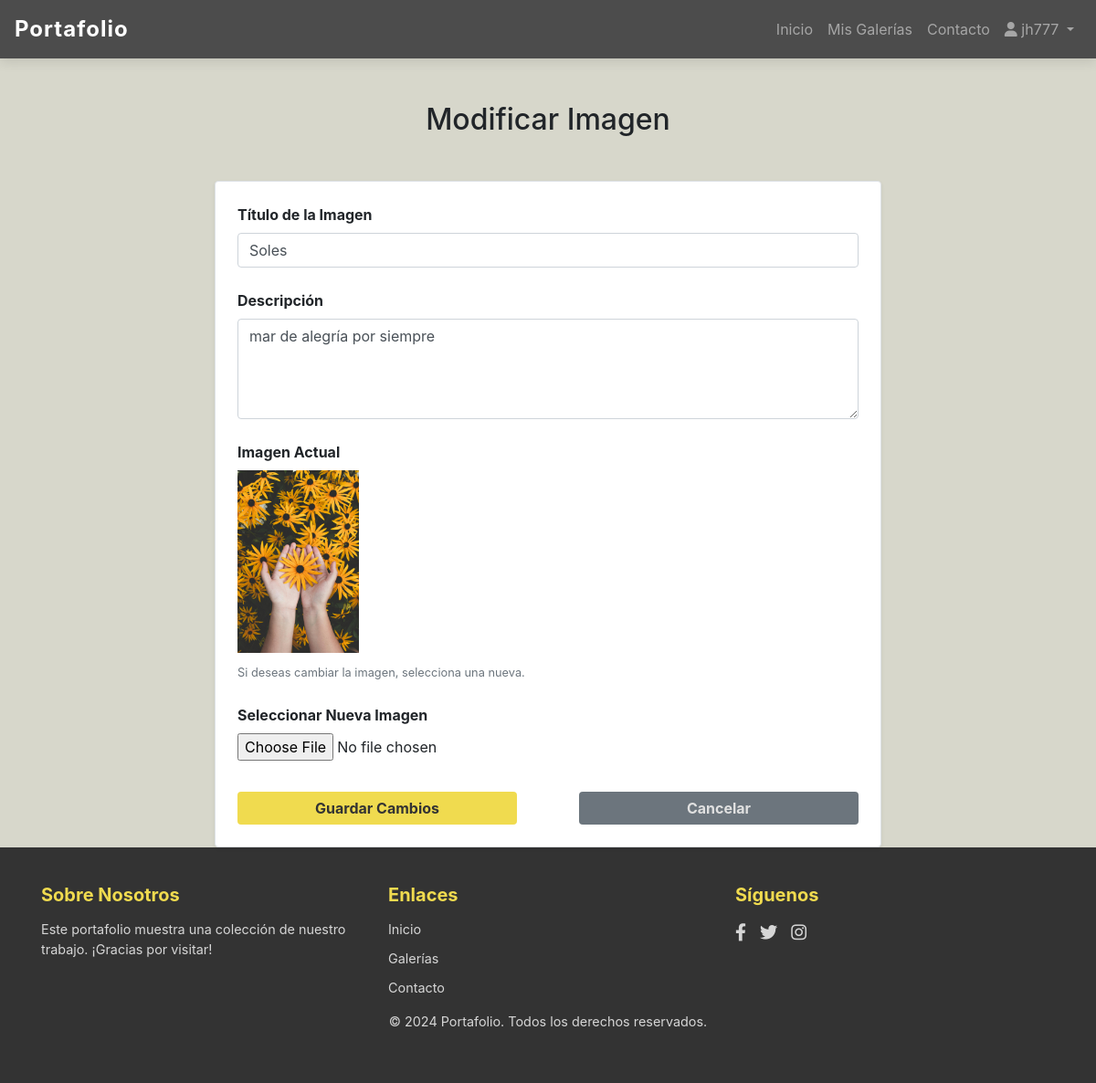
The page /imagen/1/editar/ (signed in) on the database its author committed.
### gallery/models.py (models this page shows, shortened)
class Image(models.Model):
    gallery = models.ForeignKey(Gallery, on_delete=models.CASCADE, related_name='images')
    title = models.CharField(max_length=100)
    description = models.TextField(blank=True, null=True)
    image_file = models.ImageField(upload_to='gallery_images/')
    uploaded_at = models.DateTimeField(auto_now_add=True)
    allow_download = models.BooleanField(default=True)

### gallery/views.py (the view)
# urls.py: path('imagen/<int:image_id>/editar/', views.edit_image, name='edit_image'),
@login_required
def edit_image(request, image_id):
    image = get_object_or_404(Image, id=image_id)
    if image.gallery.user != request.user:
        return redirect('gallery_list')  # Redirige si el usuario no es el propietario
    if request.method == 'POST':
        form = ImageForm(request.POST, request.FILES, instance=image)
        if form.is_valid():
            form.save()
            return redirect(reverse('gallery_detail', args=[image.gallery.id]))
    else:
        form = ImageForm(instance=image)
    return render(request, 'gallery/edit_image.html', {'form': form, 'image': image})

### gallery/forms.py
class ImageForm(forms.ModelForm):
    class Meta:
        model = Image
        fields = ['title', 'description', 'image_file']
        widgets = {
            'title': forms.TextInput(attrs={'class': 'form-control', 'placeholder': 'Título de la imagen'}),
            'description': forms.Textarea(attrs={'class': 'form-control', 'placeholder': 'Descripción de la imagen', 'rows': 3}),
            'image_file': forms.ClearableFileInput(attrs={'class': 'form-control-file'}),
        }

### gallery/templates/gallery/edit_image.html (shortened to what this page needs)
{% extends 'base.html' %}
{% load static %}
{% block content %}
<div class="container mt-5">
    <h2 class="text-center mb-5">Modificar Imagen</h2>
    <div class="row justify-content-center">
        <div class="col-md-10 col-lg-8">
            <form method="post" enctype="multipart/form-data" class="p-4 rounded shadow-sm" style="background-color: #ffffff; border: 1px solid #dee2e6;">
                <div class="form-group mb-4">
                    <label for="id_title" class="font-weight-bold">Título de la Imagen</label>
                    <input type="text" name="title" id="id_title" class="form-control" placeholder="Título de la imagen" value="{{ form.title.value|default_if_none:'' }}">
                </div>
                <div class="form-group mb-4">
                    <label for="id_description" class="font-weight-bold">Descripción</label>
                    <textarea name="description" id="id_description" class="form-control" placeholder="Descripción de la imagen" rows="4">{{ form.description.value|default_if_none:'' }}</textarea>
                </div>
                <div class="form-group mb-4">
                    <label for="current_image" class="font-weight-bold">Imagen Actual</label>
                    <div class="mb-2">
                        <img src="{% static image.image_file.url %}" alt="Imagen Actual" class="img-fluid" style="max-height: 200px; object-fit: cover;">
                    </div>
                    <small class="text-muted">Si deseas cambiar la imagen, selecciona una nueva.</small>
                </div>
                <div class="form-group mb-4">
                    <label for="id_image_file" class="font-weight-bold">Seleccionar Nueva Imagen</label>
                    <input type="file" name="image_file" id="id_image_file" class="form-control-file">
                </div>
                <div class="d-flex justify-content-between">
                    <button type="submit" class="btn btn-primary btn-form" style="width: 45%;">Guardar Cambios</button>
                    <a href="{% url 'gallery_detail' image.gallery.id %}" class="btn btn-secondary btn-form-2" style="width: 45%;">Cancelar</a>
                </div>
            </form>
        </div>
    </div>
</div>
{% endblock %}

### templates/gallery/admin/_nav_bar.html (shortened to what this page needs)
{% load static %}
<nav class="navbar navbar-expand-lg navbar-dark navbar-custom">
    <a class="navbar-brand" href="#">Portafolio</a>
    <div class="collapse navbar-collapse" id="navbarNav">
        <ul class="navbar-nav ml-auto">
            <li class="nav-item">
                <a class="nav-link" href="{% url 'gallery_list' %}">Inicio</a>
            </li>
            <li class="nav-item">
                <a class="nav-link" href="{% url 'user_galleries' %}">Mis Galerías</a>
            </li>
            <li class="nav-item">
                <a class="nav-link" href="#">Contacto</a>
            </li>
            <li class="nav-item dropdown">
                <a class="nav-link dropdown-toggle" href="#" id="userDropdown" role="button" data-toggle="dropdown" aria-haspopup="true" aria-expanded="false">
                    <i class="fas fa-user"></i> {% firstof user.get_username user.get_short_name %}
                </a>
            </li>
        </ul>
    </div>
</nav>

### gallery/static/gallery/css/styles.css (style rules this page uses)
html, body { margin: 0; padding: 0; width: 100%; overflow-x: hidden; }
.navbar-custom { background-color: rgba(0, 0, 0, 0.7); color: white; width: 100%; z-index: 3; box-shadow: 0px 4px 12px rgba(0, 0, 0, 0.1); transition: background-color 0.3s ease-in-out; }
.navbar-custom .navbar-brand { font-weight: bold; font-size: 1.5rem; letter-spacing: 1px; }
.navbar-custom .nav-link { color: rgba(255, 255, 255, 0.8); font-size: 1rem; transition: color 0.3s ease-in-out; padding: 0.75rem; }
.btn-form { margin-top: 10px; background-color: #f0db4f; border: none; color: #333; font-weight: bold; }
.btn-form-2 { margin-top: 10px; background-color: #6c757d; border: none; color: #e0e0e0; font-weight: bold; }

### rows shown on the page
Image: title "Soles", description "mar de alegría por siempre", image_file (picture)
